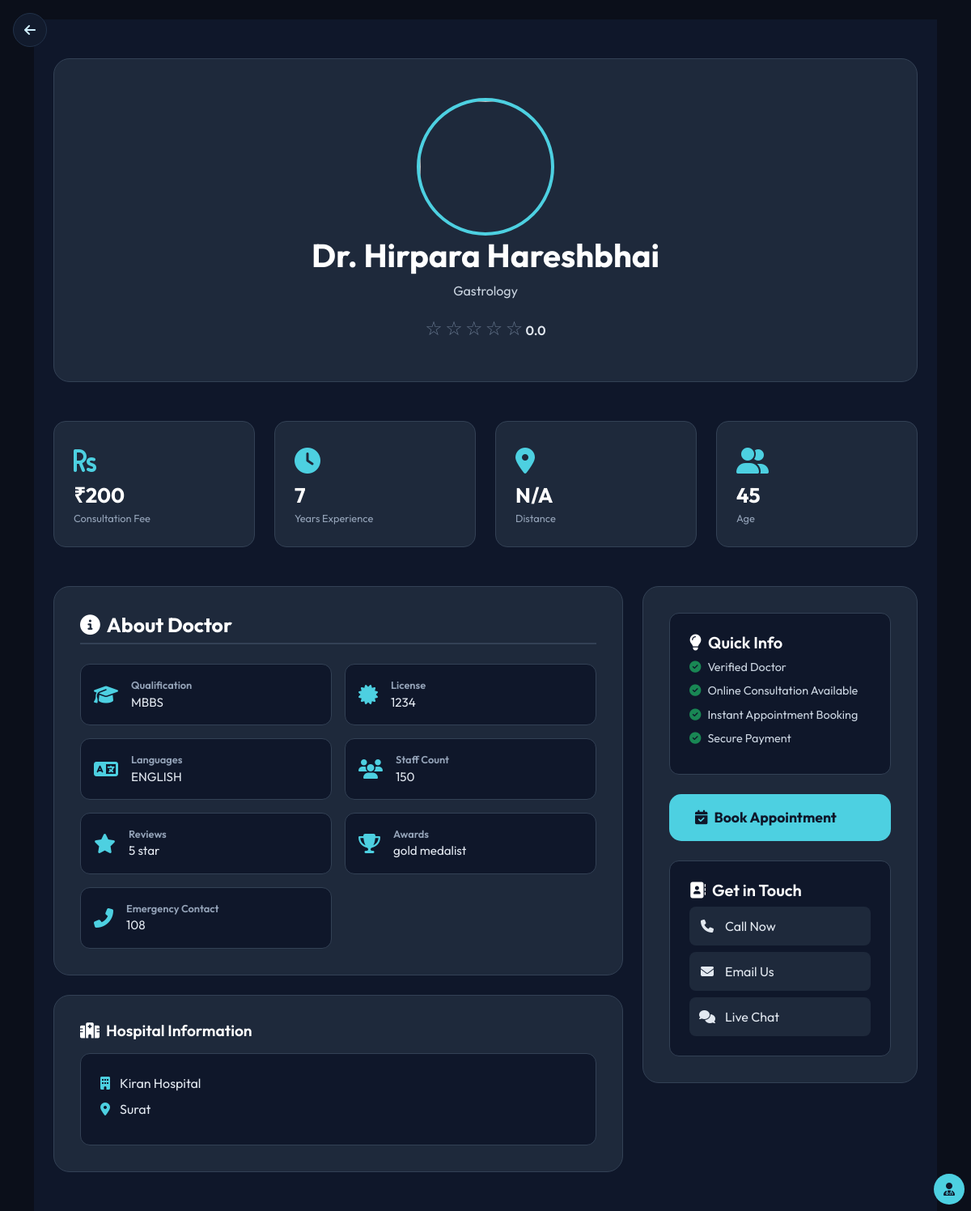
/doctor/38, run on the app's committed database.
### tables this page shows
CREATE TABLE doctors (
            id INTEGER PRIMARY KEY AUTOINCREMENT,
            fname TEXT NOT NULL,
            lname TEXT NOT NULL,
            specialty TEXT NOT NULL,
            fees INTEGER NOT NULL,
            rating REAL DEFAULT 0
        , user_id INTEGER, age INTEGER, qualification TEXT, license TEXT, address TEXT, profile_complete INTEGER DEFAULT 0, profile_percent INTEGER DEFAULT 25, hospital_name TEXT, staff_count INTEGER, experience_years INTEGER, reviews TEXT, awards TEXT, languages TEXT, emergency_contact TEXT, city TEXT, state TEXT, landmark TEXT, full_address TEXT, pincode TEXT, latitude TEXT, longitude TEXT, hospital_timing TEXT, hospital_contact TEXT, gender TEXT);

### app.py (the view, shortened to what this page needs)
@app.route("/doctor/<int:doctor_id>")
def doctor_profile_public(doctor_id):
    conn = get_db()
    doctor = conn.execute("""
        SELECT * FROM doctors
        WHERE id=? AND profile_complete=1
    """, (doctor_id,)).fetchone()
    patient_address = ""
    distance = None
    if not doctor:
        conn.close()
        return "Doctor profile incomplete or not found", 404
    doctor = dict(doctor)
    doctor["fees"] = get_specialty_fees(doctor["specialty"])
    conn.close()
    return render_template("doctor_profile.html", doctor=doctor, patient_address=patient_address, distance=distance)

### app.py (called while the page is built)
def get_db():
    db_manager = DatabaseManager()
    return db_manager.get_connection()

def get_specialty_fees(specialty):
    specialty_fees = {
        'General Physician': 200, 'Gynaecology': 500, 'Dermatology': 500,
        'Gastrology': 200, 'Psychiatry': 200, 'Child Care': 500,
        'Urology': 500, 'Cold & Fever': 500
    }
    return specialty_fees.get(specialty, 0)

    def get_connection(self):
        conn = sqlite3.connect(self.db_path)
        conn.row_factory = sqlite3.Row
        return conn

### templates/doctor_profile.html (shortened to what this page needs)
{% extends "base.html" %}
{% block content %}
<div class="position-fixed top-0 start-0 p-3" style="z-index:1050;">
  <button class="btn prev-btn" onclick="window.history.back()" aria-label="Previous">
    <i class="fa-solid fa-arrow-left"></i>
  </button>
</div>
<div class="container-fluid py-5" style="background:#0f172a;min-height:100vh;">
<div class="container">
<div class="profile-header text-center mb-5">
  <div class="profile-avatar-container">
    <img src="https://img.icons8.com/material-outlined/150/4dd0e1/user.png" class="profile-avatar">
    <div class="avatar-badge">
      <i class="fas fa-user-md"></i>
    </div>
  </div>
  <h1 class="doctor-title">Dr. {{ doctor.fname }} {{ doctor.lname }}</h1>
  <p class="doctor-subtitle">{{ doctor.specialty }}</p>
  <div class="rating-display">
    {% for i in range(5) %}
      {% if i < doctor.rating|float|round %}
        <span class="star filled">★</span>
      {% else %}
        <span class="star">☆</span>
      {% endif %}
    {% endfor %}
    <span class="rating-number">{{ doctor.rating|float|round(1) }}</span>
  </div>
</div>
<div class="stats-section mb-5">
<div class="row g-4">
  <div class="col-md-3">
    <div class="stat-card">
      <div class="stat-icon"><i class="fas fa-rupee-sign"></i></div>
      <div class="stat-content">
        <div class="stat-value">₹{{ doctor.fees }}</div>
        <div class="stat-label">Consultation Fee</div>
      </div>
    </div>
  </div>
  <div class="col-md-3">
    <div class="stat-card">
      <div class="stat-icon"><i class="fas fa-clock"></i></div>
      <div class="stat-content">
        <div class="stat-value">{{ doctor.experience_years or 0 }}</div>
        <div class="stat-label">Years Experience</div>
      </div>
    </div>
  </div>
  <div class="col-md-3">
    <div class="stat-card">
      <div class="stat-icon"><i class="fas fa-map-marker-alt"></i></div>
      <div class="stat-content">
        <div class="stat-value">{{ distance or "N/A" }}</div>
        <div class="stat-label">Distance</div>
      </div>
    </div>
  </div>
  <div class="col-md-3">
    <div class="stat-card">
      <div class="stat-icon"><i class="fas fa-user-friends"></i></div>
      <div class="stat-content">
        <div class="stat-value">{{ doctor.age or "N/A" }}</div>
        <div class="stat-label">Age</div>
      </div>
    </div>
  </div>
</div>
</div>
<div class="row g-4">
<div class="col-lg-8">
<div class="profile-card mb-4">
<h3 class="section-title">
<i class="fas fa-info-circle me-2"></i>About Doctor
</h3>
<div class="info-grid">
{% if doctor.qualification %}
<div class="info-item">
<i class="fas fa-graduation-cap info-icon"></i>
<div class="info-content">
<div class="info-label">Qualification</div>
<div class="info-value">{{ doctor.qualification }}</div>
</div>
</div>
{% endif %}
{% if doctor.license %}
<div class="info-item">
<i class="fas fa-certificate info-icon"></i>
<div class="info-content">
<div class="info-label">License</div>
<div class="info-value">{{ doctor.license }}</div>
</div>
</div>
{% endif %}
{% if doctor.languages %}
<div class="info-item">
<i class="fas fa-language info-icon"></i>
<div class="info-content">
<div class="info-label">Languages</div>
<div class="info-value">{{ doctor.languages }}</div>
</div>
</div>
{% endif %}
{% if doctor.staff_count %}
<div class="info-item">
<i class="fas fa-users info-icon"></i>
<div class="info-content">
<div class="info-label">Staff Count</div>
<div class="info-value">{{ doctor.staff_count }}</div>
</div>
</div>
{% endif %}
{% if doctor.reviews %}
<div class="info-item">
<i class="fas fa-star info-icon"></i>
<div class="info-content">
<div class="info-label">Reviews</div>
<div class="info-value">{{ doctor.reviews }}</div>
</div>
</div>
{% endif %}
{% if doctor.awards %}
<div class="info-item">
<i class="fas fa-trophy info-icon"></i>
<div class="info-content">
<div class="info-label">Awards</div>
<div class="info-value">{{ doctor.awards }}</div>
</div>
</div>
{% endif %}
{% if doctor.emergency_contact %}
<div class="info-item">
<i class="fas fa-phone-alt info-icon"></i>
<div class="info-content">
<div class="info-label">Emergency Contact</div>
<div class="info-value">{{ doctor.emergency_contact }}</div>
</div>
</div>
{% endif %}
</div>
</div>
{% if doctor.hospital_name or doctor.full_address or doctor.hospital_timing or doctor.hospital_contact %}
<div class="profile-card hospital-section">
<h4 class="section-subtitle mb-3">
<i class="fas fa-hospital me-2"></i>Hospital Information
</h4>
<div class="hospital-card">
{% if doctor.hospital_name %}
<div class="hospital-item">
<i class="fas fa-building hospital-icon"></i>
<span class="hospital-text">{{ doctor.hospital_name }}</span>
</div>
{% endif %}
{% if doctor.full_address %}
<div class="hospital-item">
<i class="fas fa-map-marker-alt hospital-icon"></i>
<span class="hospital-text">{{ doctor.full_address }}</span>
</div>
{% endif %}
</div>
</div>
{% endif %}
</div>
<div class="col-lg-4">
<div class="booking-card">
<div class="quick-info mb-4">
<h5 class="quick-info-title">
<i class="fas fa-lightbulb me-2"></i>Quick Info
</h5>
<ul class="quick-info-list">
<li><i class="fas fa-check-circle me-2 text-success"></i>Verified Doctor</li>
<li><i class="fas fa-check-circle me-2 text-success"></i>Online Consultation Available</li>
<li><i class="fas fa-check-circle me-2 text-success"></i>Instant Appointment Booking</li>
<li><i class="fas fa-check-circle me-2 text-success"></i>Secure Payment</li>
</ul>
</div>
<a href="/book_slots/{{ doctor.id }}" class="btn-book-appointment-main mb-4">
<i class="fas fa-calendar-check me-2"></i>Book Appointment
</a>
<div class="contact-info">
<h5 class="contact-title">
<i class="fas fa-address-book me-2"></i>Get in Touch
</h5>
<div class="contact-methods">
<a href="tel:{{ doctor.hospital_contact or '+91-XXXXXXXXXX' }}" class="contact-method">
<i class="fas fa-phone"></i><span>Call Now</span>
</a>
<a href="mailto:contact@healcard.com" class="contact-method">
<i class="fas fa-envelope"></i><span>Email Us</span>
</a>
<a href="#" class="contact-method">
<i class="fas fa-comments"></i><span>Live Chat</span>
</a>
</div>
</div>
</div>
</div>
</div>
</div>
</div>
{% endblock %}

### static/css/style.css (style rules this page uses)
body { font-family:'Outfit',sans-serif; background:#0b0f1a; color:#fff; }
@media (min-width: 1200px) { .container { max-width: 1140px; } }

### templates/base.html (style rules this page uses)
:root { --bg-main: #0b0f1a; --bg-card: #121b2d; --border-soft: #22324a; --text-muted: #9fb3cc; --accent: #4dd0e1; }
* { box-sizing: border-box; }
html, body { max-width: 100%; overflow-x: hidden; }
body { background: #0b0f1a; font-family: 'Outfit', sans-serif; color: #fff; }
img, svg, video, canvas { max-width: 100%; height: auto; }
.container, .container-fluid { width: 100%; }

### templates/doctor_profile.html (style rules this page uses)
.profile-header { background:#1e293b; border-radius:20px; padding:3rem 2rem; border:1px solid #334155; }
.profile-header::before { display:none; }
.profile-avatar { width:150px; height:150px; border-radius:50%; object-fit:cover; border:4px solid #4dd0e1; transition:transform .3s; }
.avatar-badge { background:#4dd0e1; color:#0f172a; border-radius:50%; width:38px; height:38px; display:flex; align-items:center; justify-content:center; position:absolute; bottom:8px; right:8px; }
.doctor-title { color:#fff;font-weight:700;font-size:2.5rem; }
.doctor-subtitle { color:#cbd5e1; }
.star { font-size:1.5rem;color:#64748b; }
.rating-number { color:#e2e8f0;font-weight:600; }
.stat-card { background:#1e293b; border-radius:15px; padding:1.5rem; border:1px solid #334155; transition:.3s; }
.stat-icon { font-size:2rem;color:#4dd0e1; }
.stat-value { font-size:1.5rem;font-weight:700;color:#fff; }
.stat-label { font-size:.8rem;color:#94a3b8; }
.profile-card, .booking-card { background:#1e293b; border-radius:20px; padding:2rem; border:1px solid #334155; }
.section-title { color:#fff; font-weight:700; font-size:1.5rem; margin-bottom:1.5rem; border-bottom:2px solid #334155; padding-bottom:.5rem; }
.info-grid { display:grid; grid-template-columns:repeat(auto-fit,minmax(300px,1fr)); gap:1rem; }
.info-item { display:flex; align-items:center; background:#0f172a; border-radius:12px; padding:1rem; border:1px solid #334155; transition:.3s; }
.info-icon { font-size:1.5rem;color:#4dd0e1;margin-right:1rem; }
.info-label { font-size:.8rem;color:#94a3b8;font-weight:600; }
.info-value { color:#e2e8f0;font-size:.95rem; }
.section-subtitle { color:#fff;font-weight:600;font-size:1.2rem; }
.hospital-card { background:#0f172a; border-radius:12px; padding:1.5rem; border:1px solid #334155; }
.hospital-item { display:flex; align-items:center; margin-bottom:.5rem; color:#e2e8f0; }
.hospital-icon { color:#4dd0e1;margin-right:.75rem; }
.booking-card { position:sticky;top:2rem; }
.quick-info { background:#0f172a; border-radius:12px; padding:1.5rem; border:1px solid #334155; }
.quick-info-title { color:#fff;font-weight:600; }
.quick-info-list { list-style:none;padding:0;margin:0; }
.quick-info-list li { color:#cbd5e1;margin-bottom:.5rem;font-size:.9rem; }
.btn-book-appointment-main { background:#4dd0e1; border:none; border-radius:15px; padding:1rem 2rem; font-weight:700; font-size:1.1rem; color:#0f172a; text-decoration:none; display:block; width:100%; transition:.3s; }
.contact-info { background:#0f172a; border-radius:12px; padding:1.5rem; border:1px solid #334155; }
.contact-title { color:#fff;font-weight:600; }
.contact-methods { display:flex; flex-direction:column; gap:.5rem; }
.contact-method { display:flex; align-items:center; padding:.75rem; background:#1e293b; border-radius:8px; text-decoration:none; color:#e2e8f0; transition:.3s; }
.contact-method i { margin-right:.75rem; width:20px; text-align:center; }
.prev-btn { width:42px; height:42px; border-radius:50%; background:#121b2d; border:1px solid #22324a; color:#cfefff; display:flex; align-items:center; justify-content:center; transition:all .25s ease; }
@media (min-width: 1200px) { .profile-avatar { width: 170px; height: 170px; } }
@media (min-width: 1200px) { .doctor-title { font-size: 2.5rem; } }
@media (min-width: 1200px) { .stat-value { font-size: 1.6rem; } }
@media (min-width: 1200px) { .section-title { font-size: 1.55rem; } }

### data on the page
doctors: fname "Hirpara", lname "Hareshbhai", specialty "Gastrology", rating "0.0", fees "200", experience_years "7", age "45", qualification "MBBS", license "1234", languages "ENGLISH", staff_count "150", reviews "5 star", awards "gold medalist", emergency_contact "108", hospital_name "Kiran Hospital", full_address "Surat"

### other printed values
{{ distance or "N/A" }} "N/A"
